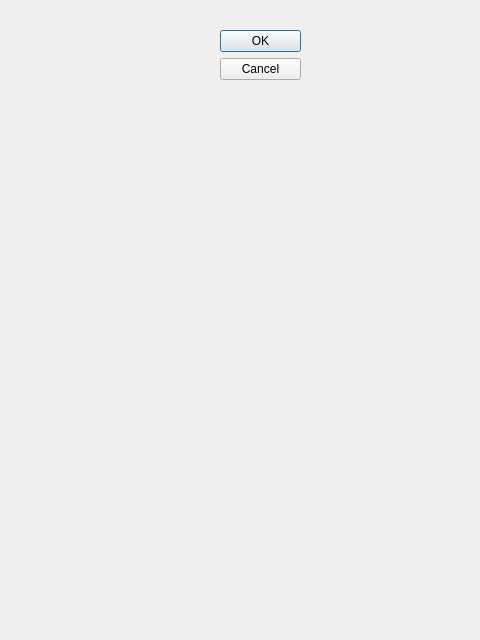
<?xml version="1.0" encoding="UTF-8"?>
<ui version="4.0">
 <class>Dialog</class>
 <widget class="QDialog" name="Dialog">
  <property name="geometry">
   <rect>
    <x>0</x>
    <y>0</y>
    <width>480</width>
    <height>640</height>
   </rect>
  </property>
  <property name="windowTitle">
   <string>Dialog</string>
  </property>
  <widget class="QDialogButtonBox" name="buttonBox">
   <property name="geometry">
    <rect>
     <x>220</x>
     <y>30</y>
     <width>81</width>
     <height>621</height>
    </rect>
   </property>
   <property name="orientation">
    <enum>Qt::Orientation::Vertical</enum>
   </property>
   <property name="standardButtons">
    <set>QDialogButtonBox::StandardButton::Cancel|QDialogButtonBox::StandardButton::Ok</set>
   </property>
  </widget>
 </widget>
 <resources/>
 <connections>
  <connection>
   <sender>buttonBox</sender>
   <signal>accepted()</signal>
   <receiver>Dialog</receiver>
   <slot>accept()</slot>
   <hints>
    <hint type="sourcelabel">
     <x>248</x>
     <y>254</y>
    </hint>
    <hint type="destinationlabel">
     <x>157</x>
     <y>274</y>
    </hint>
   </hints>
  </connection>
  <connection>
   <sender>buttonBox</sender>
   <signal>rejected()</signal>
   <receiver>Dialog</receiver>
   <slot>reject()</slot>
   <hints>
    <hint type="sourcelabel">
     <x>316</x>
     <y>260</y>
    </hint>
    <hint type="destinationlabel">
     <x>286</x>
     <y>274</y>
    </hint>
   </hints>
  </connection>
 </connections>
</ui>
